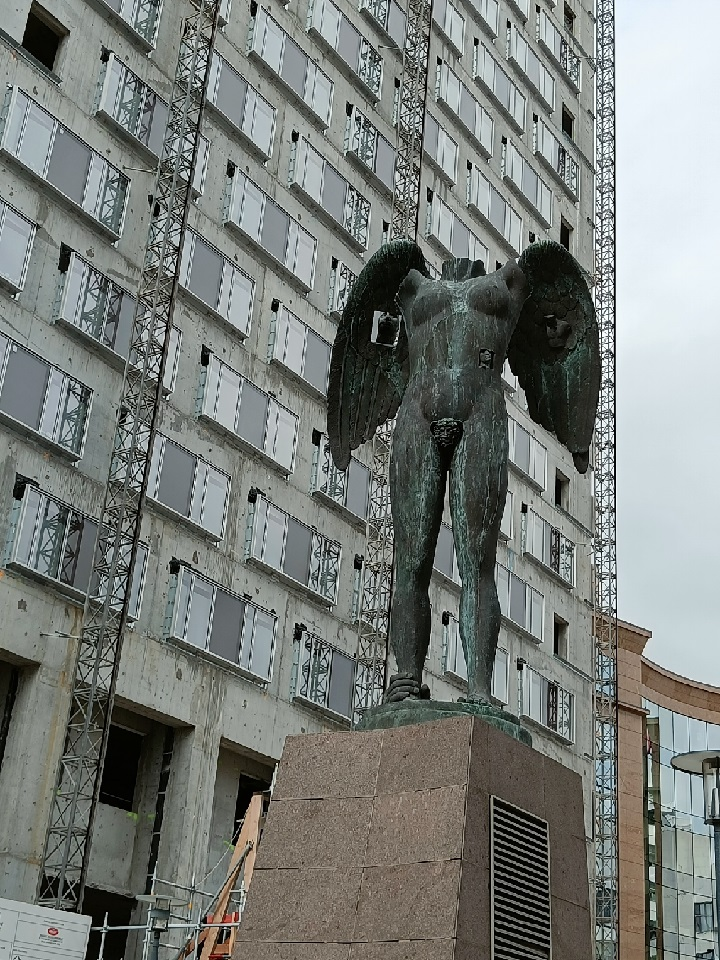
#> input picture trouba.jpg, 720 x 960 px
$ python filter1.py
#> lines starting #> are read from the running program, lines starting #| are printed output that depends on the picture; after the words box and inside, x2 and y2 are one past the last pixel; in counts of white or black regions, pixels touching at a corner belong together
from PIL import Image
import time
start_time = time.time()

obrazek = Image.open("trouba.jpg")
#> obrazek is the input picture: PIL image 720x960 RGB; mean R, G, B 121.1, 125.5, 121.6
sirka, vyska = obrazek.size
#> sirka = 720; vyska = 960
x = 0
for x in range(sirka):
    y = 0
    for y in range(vyska):
        r, g, b = obrazek.getpixel((x,y))
        prumer = int((r+g+b)/3)
        obrazek.putpixel((x,y), (r , b, r))
        if prumer > 100:
            obrazek.putpixel((x,y), (255, 255, 255))
        else:
            obrazek.putpixel((x,y), (0, 0, 0))
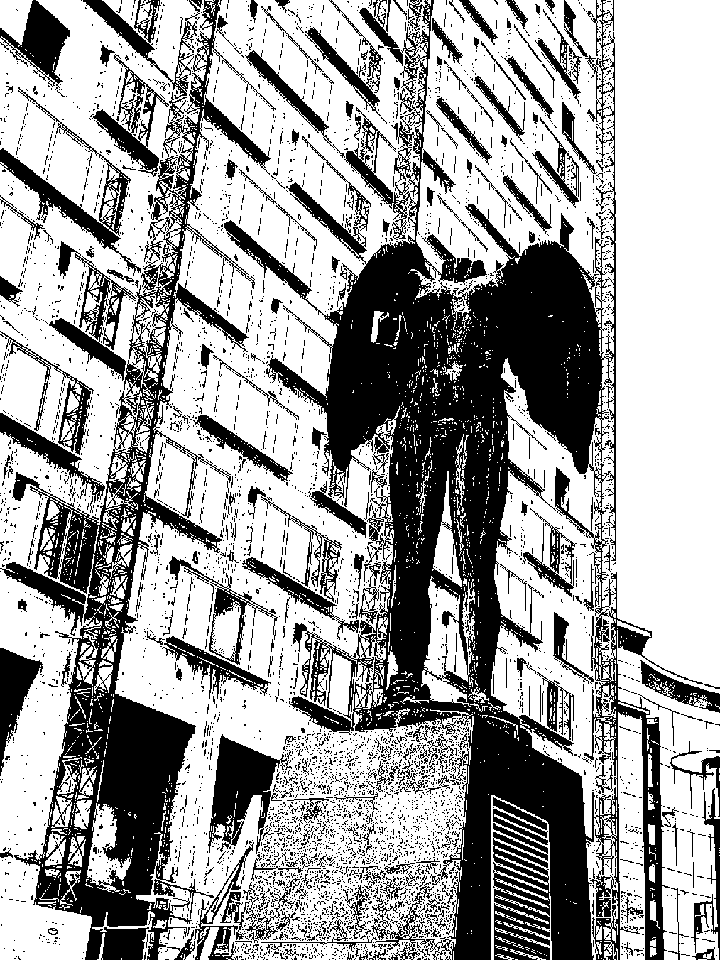
#> obrazek: PIL image 720x960 RGB; 63.9% white; 4598 black regions (4317 under 20 px), largest, box (x1, y1, x2, y2) and area: (224, 0, 703, 960) 124601, (0, 0, 276, 960) 47842, (208, 734, 292, 854) 4484


print("ok")
##display(obrazek)
end_time = time.time()
print(f"Runtime of the program is {end_time - start_time}")

obrazek.show()
